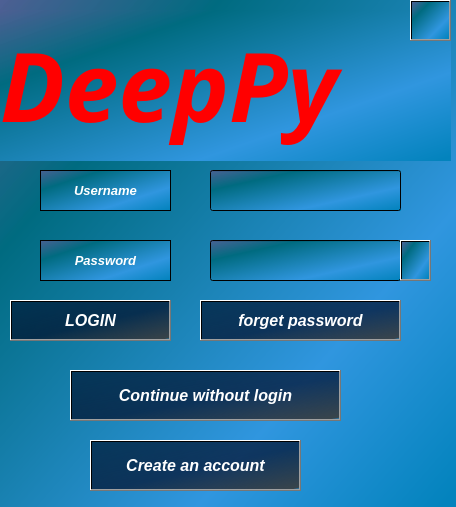
<?xml version="1.0" encoding="UTF-8"?>
<ui version="4.0">
 <class>Form</class>
 <widget class="QWidget" name="Form">
  <property name="geometry">
   <rect>
    <x>0</x>
    <y>0</y>
    <width>456</width>
    <height>507</height>
   </rect>
  </property>
  <property name="windowTitle">
   <string>Form</string>
  </property>
  <property name="styleSheet">
   <string notr="true">background-color: qlineargradient(spread:pad, x1:0, y1:0, x2:1, y2:0.965909, stop:0 rgba(78, 95, 147, 243), stop:0.248588 rgba(0, 107, 128, 255), stop:0.723164 rgba(48, 150, 223, 255), stop:1 rgba(3, 131, 189, 255));</string>
  </property>
  <widget class="QLabel" name="label">
   <property name="geometry">
    <rect>
     <x>40</x>
     <y>170</y>
     <width>131</width>
     <height>41</height>
    </rect>
   </property>
   <property name="font">
    <font>
     <family>Leelawadee UI</family>
     <pointsize>12</pointsize>
     <weight>75</weight>
     <italic>true</italic>
     <bold>true</bold>
    </font>
   </property>
   <property name="styleSheet">
    <string notr="true">color: rgb(255, 255, 255);</string>
   </property>
   <property name="frameShape">
    <enum>QFrame::StyledPanel</enum>
   </property>
   <property name="text">
    <string>&lt;html&gt;&lt;head/&gt;&lt;body&gt;&lt;p align=&quot;center&quot;&gt;&lt;span style=&quot; font-size:10pt; font-weight:600;&quot;&gt;Username&lt;/span&gt;&lt;/p&gt;&lt;/body&gt;&lt;/html&gt;</string>
   </property>
   <property name="scaledContents">
    <bool>false</bool>
   </property>
   <property name="alignment">
    <set>Qt::AlignCenter</set>
   </property>
  </widget>
  <widget class="QLabel" name="label_2">
   <property name="geometry">
    <rect>
     <x>40</x>
     <y>240</y>
     <width>131</width>
     <height>41</height>
    </rect>
   </property>
   <property name="font">
    <font>
     <family>Leelawadee UI</family>
     <pointsize>12</pointsize>
     <weight>75</weight>
     <italic>true</italic>
     <bold>true</bold>
    </font>
   </property>
   <property name="mouseTracking">
    <bool>true</bool>
   </property>
   <property name="autoFillBackground">
    <bool>false</bool>
   </property>
   <property name="styleSheet">
    <string notr="true">color: rgb(255, 255, 255);</string>
   </property>
   <property name="frameShape">
    <enum>QFrame::StyledPanel</enum>
   </property>
   <property name="lineWidth">
    <number>1</number>
   </property>
   <property name="text">
    <string>&lt;html&gt;&lt;head/&gt;&lt;body&gt;&lt;p&gt;&lt;span style=&quot; font-size:10pt; font-weight:600;&quot;&gt;Password&lt;/span&gt;&lt;/p&gt;&lt;/body&gt;&lt;/html&gt;</string>
   </property>
   <property name="scaledContents">
    <bool>false</bool>
   </property>
   <property name="alignment">
    <set>Qt::AlignCenter</set>
   </property>
  </widget>
  <widget class="QLineEdit" name="lineEdit">
   <property name="geometry">
    <rect>
     <x>210</x>
     <y>170</y>
     <width>191</width>
     <height>41</height>
    </rect>
   </property>
   <property name="font">
    <font>
     <family>Leelawadee UI</family>
    </font>
   </property>
  </widget>
  <widget class="QLineEdit" name="lineEdit_2">
   <property name="geometry">
    <rect>
     <x>210</x>
     <y>240</y>
     <width>191</width>
     <height>41</height>
    </rect>
   </property>
   <property name="font">
    <font>
     <family>Leelawadee UI</family>
    </font>
   </property>
   <property name="echoMode">
    <enum>QLineEdit::Password</enum>
   </property>
  </widget>
  <widget class="QPushButton" name="pushButton">
   <property name="geometry">
    <rect>
     <x>10</x>
     <y>300</y>
     <width>161</width>
     <height>41</height>
    </rect>
   </property>
   <property name="font">
    <font>
     <family>Leelawadee UI</family>
     <pointsize>12</pointsize>
     <weight>75</weight>
     <italic>true</italic>
     <bold>true</bold>
    </font>
   </property>
   <property name="styleSheet">
    <string notr="true">background-color: qlineargradient(spread:pad, x1:0, y1:0, x2:1, y2:1, stop:0 rgba(0, 32, 63, 194), stop:0.55 rgba(0, 7, 34, 171), stop:0.98 rgba(59, 59, 59, 227), stop:1 rgba(0, 0, 0, 0));
color: rgb(255, 255, 255);</string>
   </property>
   <property name="text">
    <string>LOGIN</string>
   </property>
  </widget>
  <widget class="QPushButton" name="pushButton_2">
   <property name="geometry">
    <rect>
     <x>90</x>
     <y>440</y>
     <width>211</width>
     <height>51</height>
    </rect>
   </property>
   <property name="font">
    <font>
     <family>Leelawadee UI</family>
     <pointsize>12</pointsize>
     <weight>75</weight>
     <italic>true</italic>
     <bold>true</bold>
    </font>
   </property>
   <property name="styleSheet">
    <string notr="true">background-color: qlineargradient(spread:pad, x1:0, y1:0, x2:1, y2:1, stop:0 rgba(0, 32, 63, 194), stop:0.55 rgba(0, 7, 34, 171), stop:0.98 rgba(59, 59, 59, 227), stop:1 rgba(0, 0, 0, 0));
color: rgb(255, 255, 255);</string>
   </property>
   <property name="text">
    <string>Create an account</string>
   </property>
  </widget>
  <widget class="QPushButton" name="pushButton_3">
   <property name="geometry">
    <rect>
     <x>70</x>
     <y>370</y>
     <width>271</width>
     <height>51</height>
    </rect>
   </property>
   <property name="font">
    <font>
     <family>Leelawadee UI</family>
     <pointsize>12</pointsize>
     <weight>75</weight>
     <italic>true</italic>
     <bold>true</bold>
    </font>
   </property>
   <property name="styleSheet">
    <string notr="true">background-color: qlineargradient(spread:pad, x1:0, y1:0, x2:1, y2:1, stop:0 rgba(0, 32, 63, 194), stop:0.55 rgba(0, 7, 34, 171), stop:0.98 rgba(59, 59, 59, 227), stop:1 rgba(0, 0, 0, 0));
color: rgb(255, 255, 255);</string>
   </property>
   <property name="text">
    <string>Continue without login</string>
   </property>
  </widget>
  <widget class="QLabel" name="label_3">
   <property name="geometry">
    <rect>
     <x>0</x>
     <y>10</y>
     <width>451</width>
     <height>151</height>
    </rect>
   </property>
   <property name="font">
    <font>
     <family>Lucida Handwriting</family>
     <pointsize>8</pointsize>
     <weight>75</weight>
     <italic>true</italic>
     <bold>true</bold>
    </font>
   </property>
   <property name="text">
    <string>&lt;html&gt;&lt;head/&gt;&lt;body&gt;&lt;p&gt;&lt;span style=&quot; font-size:72pt; color:#ff0000;&quot;&gt;DeepPy&lt;/span&gt;&lt;/p&gt;&lt;/body&gt;&lt;/html&gt;</string>
   </property>
  </widget>
  <widget class="QPushButton" name="pushButton_4">
   <property name="geometry">
    <rect>
     <x>200</x>
     <y>300</y>
     <width>201</width>
     <height>41</height>
    </rect>
   </property>
   <property name="font">
    <font>
     <family>Leelawadee UI</family>
     <pointsize>12</pointsize>
     <weight>75</weight>
     <italic>true</italic>
     <bold>true</bold>
    </font>
   </property>
   <property name="styleSheet">
    <string notr="true">background-color: qlineargradient(spread:pad, x1:0, y1:0, x2:1, y2:1, stop:0 rgba(0, 32, 63, 194), stop:0.55 rgba(0, 7, 34, 171), stop:0.98 rgba(59, 59, 59, 227), stop:1 rgba(0, 0, 0, 0));
color: rgb(255, 255, 255);</string>
   </property>
   <property name="text">
    <string>forget password</string>
   </property>
  </widget>
  <widget class="QPushButton" name="pushButton_5">
   <property name="geometry">
    <rect>
     <x>400</x>
     <y>240</y>
     <width>31</width>
     <height>41</height>
    </rect>
   </property>
   <property name="text">
    <string/>
   </property>
   <property name="icon">
    <iconset resource="icons.qrc">
     <normaloff>:/icons/indir.jpg</normaloff>:/icons/indir.jpg</iconset>
   </property>
   <property name="iconSize">
    <size>
     <width>40</width>
     <height>40</height>
    </size>
   </property>
  </widget>
  <widget class="QPushButton" name="pushButton_6">
   <property name="geometry">
    <rect>
     <x>410</x>
     <y>0</y>
     <width>41</width>
     <height>41</height>
    </rect>
   </property>
   <property name="text">
    <string/>
   </property>
   <property name="icon">
    <iconset resource="icons.qrc">
     <normaloff>:/icons/indir.png</normaloff>:/icons/indir.png</iconset>
   </property>
   <property name="iconSize">
    <size>
     <width>50</width>
     <height>50</height>
    </size>
   </property>
  </widget>
 </widget>
 <resources>
  <include location="icons.qrc"/>
 </resources>
 <connections/>
</ui>
